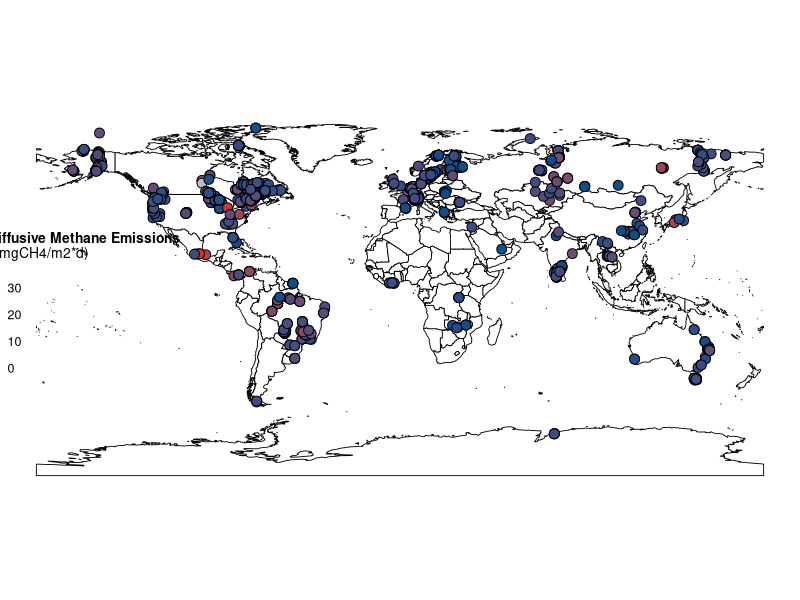
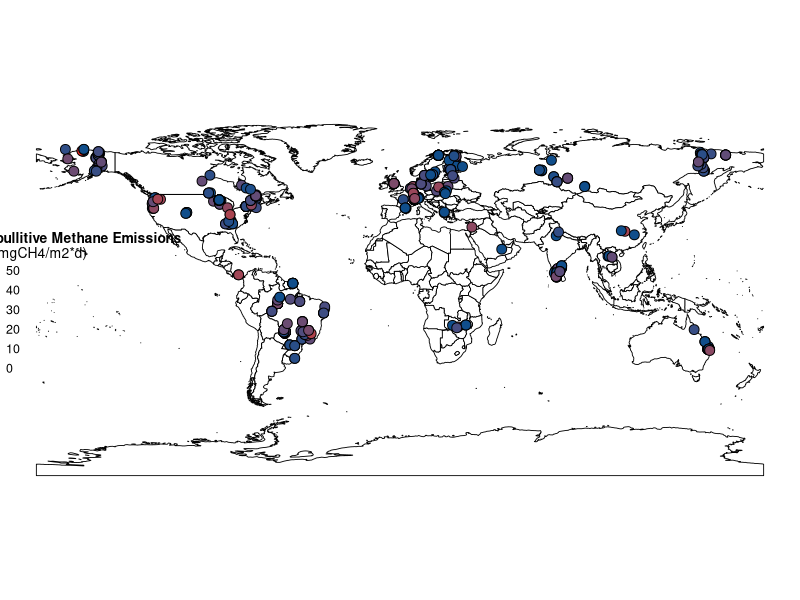

The R script that drew these images, in order:
library(dplyr)
library(vroom)
library(readr)
library(ggplot2)
library(patchwork)
library(sf)
library(units)
library(rnaturalearth)
library(rnaturalearthdata)
library(viridis)


# Load in the dataset
d1_diff <- vroom::vroom("./data/organized_data_to_append/global_lake_res_DB.csv") %>%
  st_as_sf(coords = c("lon", "lat"), crs = 4326) %>%
  st_transform("+proj=eqearth +wktext") %>%
  select(ch4_diff, geometry) %>%
  na.omit(.)

d1_ebu <- vroom::vroom("./data/organized_data_to_append/global_lake_res_DB.csv") %>%
  st_as_sf(coords = c("lon", "lat"), crs = 4326) %>%
  st_transform("+proj=eqearth +wktext") %>%
  select(ch4_ebu, geometry) %>%
  na.omit(.)

world <- ne_countries(scale = "medium", returnclass = "sf")
class(world)

obs_diffusive_flux <- 
  ggplot() +
  geom_sf(data = world, lwd = 0.3, color = "black", fill = "white")+
  xlab("Longitude") + ylab("Latitude") +
  geom_sf(data = d1_diff, pch = 21, size = 3, color = "black", aes(fill = sqrt(ch4_diff)))+
  scale_fill_gradient2(midpoint=0, low="tan1", mid="dodgerblue4",
                       high="red", space ="Lab", na.value="grey",
                       name = "**Diffusive Methane Emissions** <br>√(mgCH4/m2*d)") +
  guides(fill = guide_colourbar(title.position = "top"))+
  theme_void()+
  theme(legend.position = c(0.11, 0.5),
        legend.direction = "vertical",
        legend.title = ggtext::element_markdown(size = 10),
        legend.text = element_text(size=9),
        legend.key.height  = unit(.5, 'cm'),
        legend.key.width =  unit(.3, 'cm'))

obs_ebullition_flux <- 
  ggplot() +
  geom_sf(data = world, lwd = 0.3, color = "black", fill = "white")+
  xlab("Longitude") + ylab("Latitude") +
  geom_sf(data = d1_ebu, pch = 21, size = 3, color = "black", aes(fill = sqrt(ch4_ebu)))+
  scale_fill_gradient2(midpoint=0, low="tan1", mid="dodgerblue4",
                       high="red", space ="Lab", na.value="grey",
                       name = "**Ebullitive Methane Emissions** <br>√(mgCH4/m2*d)") +
  guides(fill = guide_colourbar(title.position = "top"))+
  theme_void()+
  theme(legend.position = c(0.11, 0.5),
        legend.direction = "vertical",
        legend.title = ggtext::element_markdown(size = 10),
        legend.text = element_text(size=9),
        legend.key.height  = unit(.5, 'cm'),
        legend.key.width =  unit(.3, 'cm'))
